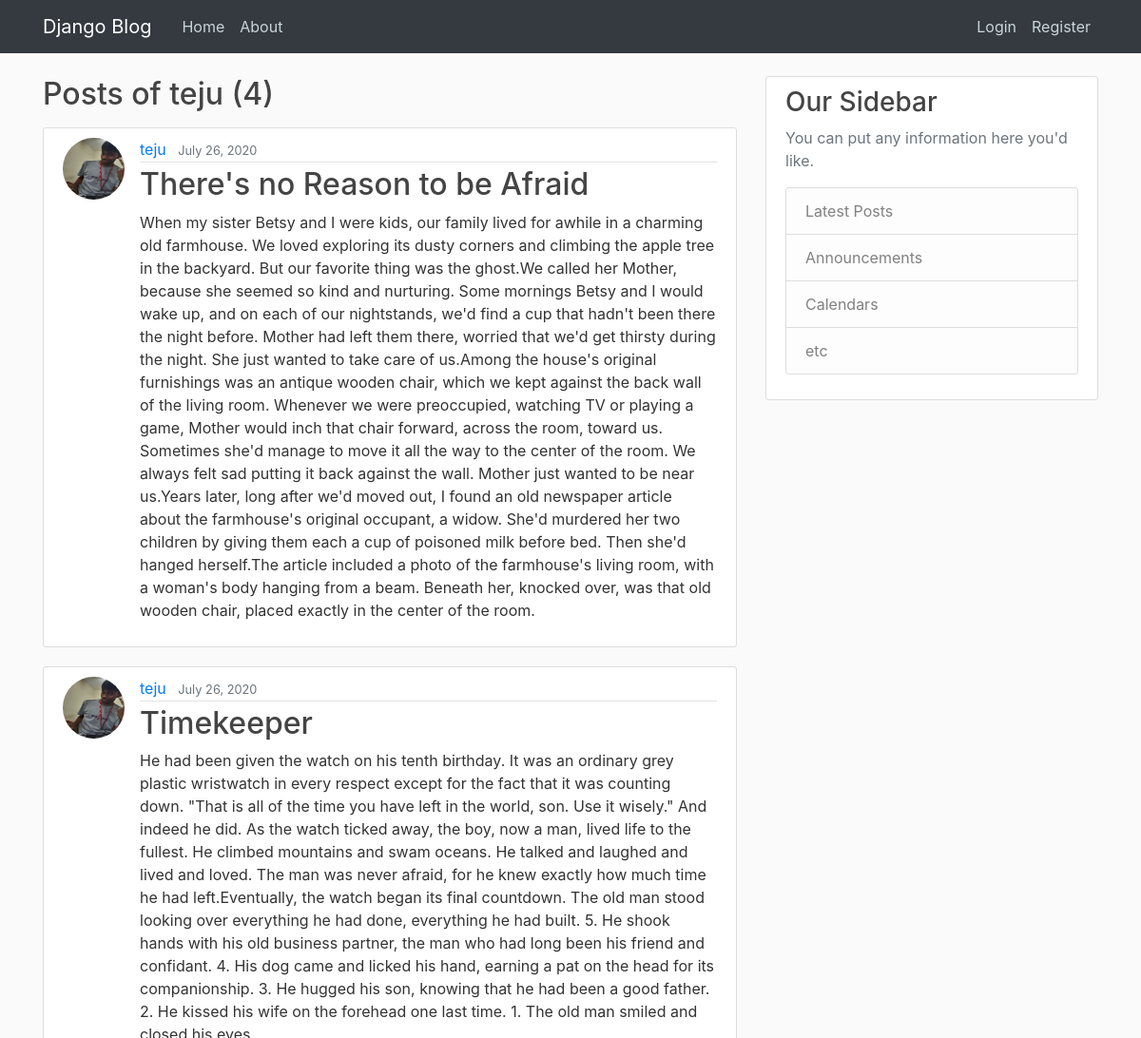
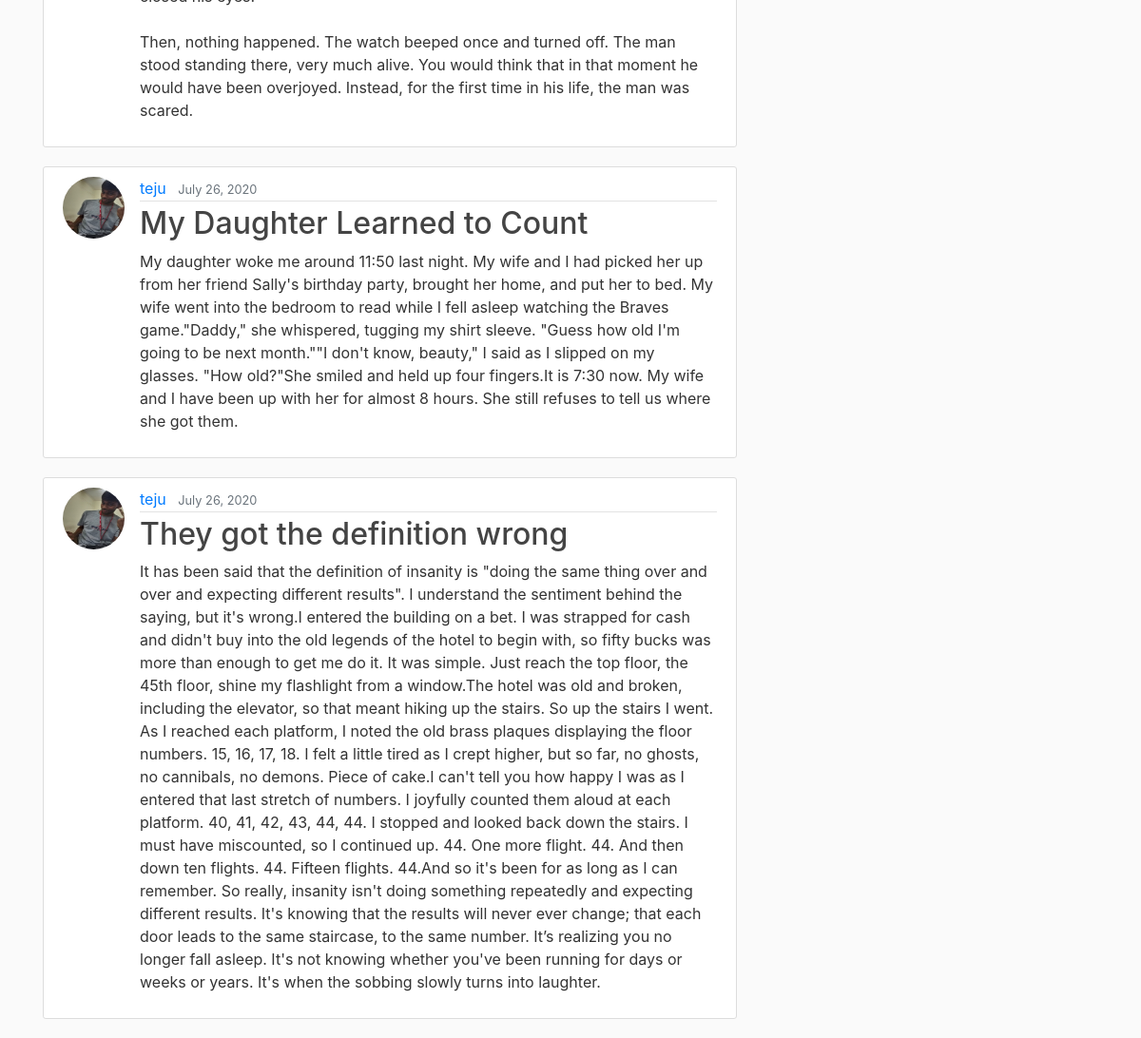
The page /user/teju on the database its author committed (2 pictures, top to bottom).
### blog/models.py (models this page shows, shortened)
class Post(models.Model):
	title = models.CharField(max_length=100)
	content = models.TextField(blank=False)
	date_posted = models.DateTimeField(default=timezone.now)
	author = models.ForeignKey(User, on_delete=models.CASCADE)

### users/models.py (models this page shows, shortened)
class Profile(models.Model):
	user = models.OneToOneField(User, on_delete=models.CASCADE)
	image = models.ImageField(default='default.png', upload_to='profile_pics')

### blog/views.py (the view)
# urls.py: path('user/<str:username>',UserPostListView.as_view(),name='user-posts'),
class UserPostListView(ListView):
	model = Post
	template_name = 'blog/user_posts.html'
	context_object_name = 'posts'
	paginate_by = 4
	def get_queryset(self):
		user = get_object_or_404(User, username = self.kwargs.get('username'))
		return Post.objects.filter(author = user).order_by('-date_posted')

### blog/templates/blog/user_posts.html (shortened to what this page needs)
{% extends "blog/base.html" %}
{% block content %}
<h2 class="mb-3">Posts of {{view.kwargs.username}} ({{ page_obj.paginator.count }})</h2>
    {% for post in posts %}
        <article class="media content-section">
          <img src="{{ post.author.profile.image.url }} " class="rounded-circle article-img">
          <div class="media-body">
            <div class="article-metadata">
              <a class="mr-2" href="{% url 'user-posts' post.author.username %}">{{ post.author }}</a>
              <small class="text-muted">{{ post.date_posted|date:"F d, Y" }}</small>
            </div>
            <h2><a class="article-title" href="{% url 'post-detail' post.id %}">{{ post.title }}</a></h2>
            <p class="article-content">{{ post.content }}</p>
          </div>
        </article>
    {% endfor %}
{% endblock content %}

### blog/static/blog/main.css (style rules this page uses)
body { background: #fafafa; color: #333333; margin-top: 5rem; }
h1, h2, h3, h4, h5, h6 { color: #444444; }
.content-section { background: #ffffff; padding: 10px 20px; border: 1px solid #dddddd; border-radius: 3px; margin-bottom: 20px; }
.article-title { color: #444444; }
.article-content { white-space: pre-line; }
.article-img { height: 65px; width: 65px; margin-right: 16px; }
.article-metadata { padding-bottom: 1px; margin-bottom: 4px; border-bottom: 1px solid #e3e3e3 }

### rows shown on the page
Post: author.profile.image (picture), author "teju", date_posted "July 26, 2020", title "There's no Reason to be Afraid", content "When my sister Betsy and I were kids, our family lived for awhile in a charming old farmhouse. We loved exploring its dusty corners and climbing the apple tree in the backyard. But our favorite thing was the ghost.We called her Mother, because she seemed so kind and nurturing. Some mornings Betsy and I would wake up, and on each of our nightstands, we'd find a cup that hadn't been there the night before. Mother had left them there, worried that we'd get thirsty during the night. She just wanted to take care of us.Among the house's original furnishings was an antique wooden chair, which we kept against the back wall of the living room. Whenever we were preoccupied, watching TV or playing a…"
Post: author.profile.image (picture), author "teju", date_posted "July 26, 2020", title "Timekeeper", content "He had been given the watch on his tenth birthday. It was an ordinary grey plastic wristwatch in every respect except for the fact that it was counting down. \"That is all of the time you have left in the world, son. Use it wisely.\" And indeed he did. As the watch ticked away, the boy, now a man, lived life to the fullest. He climbed mountains and swam oceans. He talked and laughed and lived and loved. The man was never afraid, for he knew exactly how much time he had left.Eventually, the watch began its final countdown. The old man stood looking over everything he had done, everything he had built. 5. He shook hands with his old business partner, the man who had long been his friend and…"
Post: author.profile.image (picture), author "teju", date_posted "July 26, 2020", title "My Daughter Learned to Count", content "My daughter woke me around 11:50 last night. My wife and I had picked her up from her friend Sally's birthday party, brought her home, and put her to bed. My wife went into the bedroom to read while I fell asleep watching the Braves game.\"Daddy,\" she whispered, tugging my shirt sleeve. \"Guess how old I'm going to be next month.\"\"I don't know, beauty,\" I said as I slipped on my glasses. \"How old?\"She smiled and held up four fingers.It is 7:30 now. My wife and I have been up with her for almost 8 hours. She still refuses to tell us where she got them."
Post: author.profile.image (picture), author "teju", date_posted "July 26, 2020", title "They got the definition wrong", content "It has been said that the definition of insanity is \"doing the same thing over and over and expecting different results\". I understand the sentiment behind the saying, but it's wrong.I entered the building on a bet. I was strapped for cash and didn't buy into the old legends of the hotel to begin with, so fifty bucks was more than enough to get me do it. It was simple. Just reach the top floor, the 45th floor, shine my flashlight from a window.The hotel was old and broken, including the elevator, so that meant hiking up the stairs. So up the stairs I went. As I reached each platform, I noted the old brass plaques displaying the floor numbers. 15, 16, 17, 18. I felt a little tired as I crept…"

### other values the page prints
{{ view.kwargs.username }} "teju"
{{ page_obj.paginator.count }} "4"
